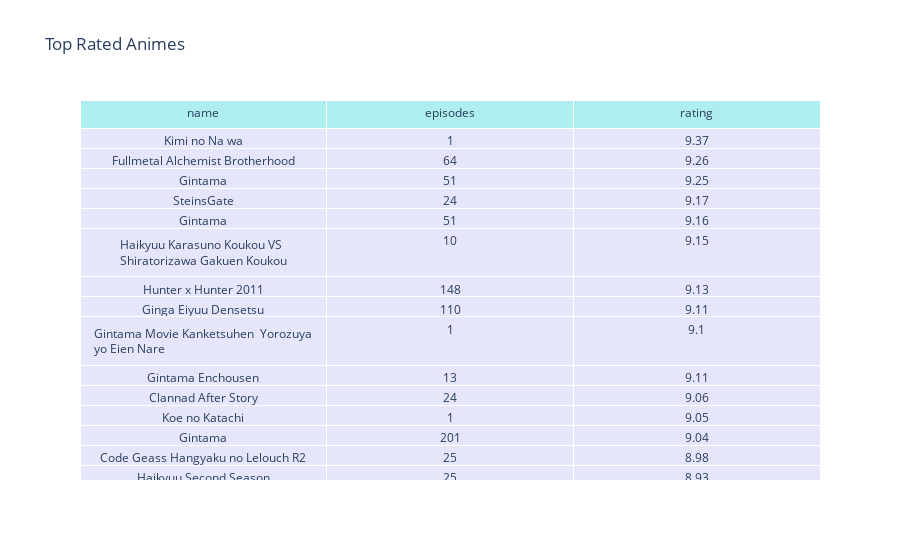

Notebook source saved alongside this figure:
### Markdown cell above
### Insights from the Word Clouds:

1. *Word Cloud for Genres:*
   - *Dominant Genres:* The most prominent genres in the dataset include hentai, comedy and fantasy. The large size of these words suggests they are the most frequent genres in the dataset.
   - *Variety of Genres:* There's a wide range of genres represented, indicating a diverse set of anime in the dataset. Genres like  drama, and adventure are also noticeable but less frequent than the dominant ones.

2. *Word Cloud for Names:*
   - *Prominent Titles/Names:* The names gintama, working, shinryakuikamusume, and dog days stand out, indicating they are frequent or significant entries in the dataset.
   - *Variety of Names:* Similar to genres, there's a diversity in names, suggesting that the dataset includes a wide range of titles or characters.
   - *Special Focus:* The size of specific names like gintama and working might imply their popularity or relevance within the dataset.

### Code cell
import plotly.graph_objects as go


# Create a table
fig = go.Figure(data=[go.Table(
    header=dict(values=['name', 'episodes', 'rating'],
                fill_color='paleturquoise'),
    cells=dict(values=[anime_df['name'], anime_df['episodes'], anime_df['rating']],
               fill_color='lavender'))
])

# Update the layout (optional)
fig.update_layout(title='Top Rated Animes')

# Show the figure
fig.show()

### Figure 1 — Plotly figure (JSON) as saved in the notebook; plotly's stock layout.template omitted (floating-point values rounded to 4 significant figures; data arrays with more than 128 entries replaced by an {"elided": "..."} marker saying what was removed)
{"data": [{"cells": {"fill": {"color": "lavender"}, "values": {"elided": "3x12017 mixed values"}}, "header": {"fill": {"color": "paleturquoise"}, "values": ["name", "episodes", "rating"]}, "type": "table"}], "layout": {"title": {"text": "Top Rated Animes"}}}
